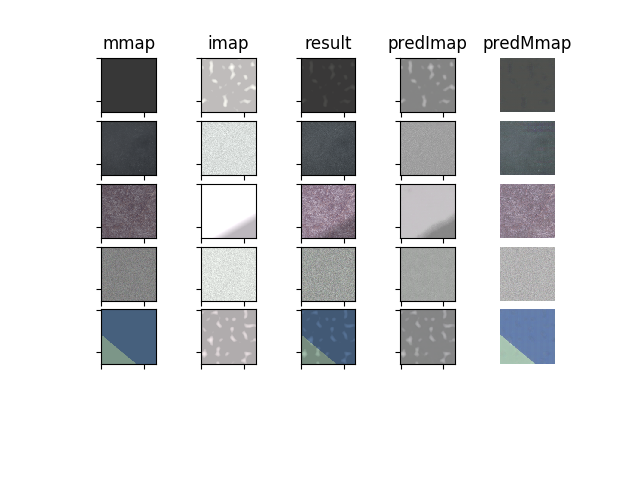
#> input picture model_test2.png, 640 x 480 px; its folder holds only this picture in this run
$ python -i crop.py   (imports and definitions only)
#> lines starting #> are read from the running program, lines starting #| are printed output that depends on the picture
import numpy as np
from scipy import ndimage
import random
import cv2
import argparse
import math
import argparse
import os

# NOTE
# should we add option to generate more than 4 crops

'''
Used to crop the .npy 16 bit tiff files in various, random ways
Can crop both imaps and mmaps
'''

def crop(img, output_size=512):

    '''
    img is a 3 channel rgb np array
    '''

    # if the image is in 8 bit rgb, convert to floating point
    if img.dtype == 'uint8':
        img = img / 255.

    # CROP1: center crop
    d = int(output_size / 2)
    h = np.random.randint(d) + int(img.shape[0] / 2)
    w = np.random.randint(d) + int(img.shape[1] / 2)

    crop1 = img[h-d:h+d, w-d:w+d]

    # CROP2: scaled crop
    max_scale = int(min(img.shape[:2]) / output_size) # maximum shrinkage to ensure a output_size is still possible
    scale = np.random.uniform() * (max_scale - 1) + 1
    img_scaled = cv2.resize(img, (int(img.shape[1] / scale), int(img.shape[0] / scale)), interpolation=cv2.INTER_AREA)

    crop2 = random_crop(img_scaled, output_size)

    # CROP3: scaled and rotated crop
    angle = random.random() * 360.
    img_rotated = ndimage.rotate(img, angle)
    img_rotated_cropped = crop_around_center(
        img_rotated,
        *largest_rotated_rect(
            img.shape[1],
            img.shape[0],
            math.radians(angle)
        )
    )

    max_scale = int(min(img_rotated_cropped.shape[:2]) / output_size) # maximum shrinkage to ensure a output_size is still possible
    scale = np.random.uniform() * (max_scale - 1) + 1
    img_scaled = cv2.resize(img_rotated_cropped, (int(img_rotated_cropped.shape[1] / scale), int(img_rotated_cropped.shape[0] / scale)), interpolation=cv2.INTER_AREA)

    crop3 = random_crop(img_scaled, output_size)

    flip = random.random() > 0.5
    if flip:
        direction = random.randint(0, 1)
        crop3 = cv2.flip(crop3, direction)

    # CROP4: takes the largest center crop, and scales it down
    w = min(img.shape[:2]) // 2
    img_center = img[img.shape[0] // 2 - w:img.shape[0] // 2 + w, img.shape[1] // 2 - w:img.shape[1] // 2 + w]
    crop4 = cv2.resize(img_center, (output_size, output_size), interpolation=cv2.INTER_AREA)

    # clip the crops to [0, 1]
    crop1 = np.clip(crop1, 0, 1)
    crop2 = np.clip(crop2, 0, 1)
    crop3 = np.clip(crop3, 0, 1)
    crop4 = np.clip(crop4, 0, 1)

    return crop1, crop2, crop3, crop4

def random_crop(img, output_size):
    '''
    Helper function that takes a image, and randomly crops a square image of output_size
    returns the numpy slice accordingly
    '''

    height, width, _ = img.shape
    assert(height >= output_size and width >= output_size)

    d = output_size // 2

    # print(height, width, output_size)

    # ch, cw is the center of the crop square
    ch = np.random.randint(height - output_size) + output_size // 2
    cw = np.random.randint(width - output_size) + output_size // 2

    return img[ch-d:ch+d, cw-d:cw+d]


### helper functions that crop a rotated image
### source: https://stackoverflow.com/questions/16702966/rotate-image-and-crop-out-black-borders
def largest_rotated_rect(w, h, angle):
    """
    Given a rectangle of size wxh that has been rotated by 'angle' (in
    radians), computes the width and height of the largest possible
    axis-aligned rectangle within the rotated rectangle.

    Original JS code by 'Andri' and Magnus Hoff from Stack Overflow

    Converted to Python by Aaron Snoswell
    """

    quadrant = int(math.floor(angle / (math.pi / 2))) & 3
    sign_alpha = angle if ((quadrant & 1) == 0) else math.pi - angle
    alpha = (sign_alpha % math.pi + math.pi) % math.pi

    bb_w = w * math.cos(alpha) + h * math.sin(alpha)
    bb_h = w * math.sin(alpha) + h * math.cos(alpha)

    gamma = math.atan2(bb_w, bb_w) if (w < h) else math.atan2(bb_w, bb_w)

    delta = math.pi - alpha - gamma

    length = h if (w < h) else w

    d = length * math.cos(alpha)
    a = d * math.sin(alpha) / math.sin(delta)

    y = a * math.cos(gamma)
    x = y * math.tan(gamma)

    return (
        bb_w - 2 * x,
        bb_h - 2 * y
    )


def crop_around_center(image, width, height):
    """
    Given a NumPy / OpenCV 2 image, crops it to the given width and height,
    around it's centre point
    """

    image_size = (image.shape[1], image.shape[0])
    image_center = (int(image_size[0] * 0.5), int(image_size[1] * 0.5))

    if(width > image_size[0]):
        width = image_size[0]

    if(height > image_size[1]):
        height = image_size[1]

    x1 = int(image_center[0] - width * 0.5)
    x2 = int(image_center[0] + width * 0.5)
    y1 = int(image_center[1] - height * 0.5)
    y2 = int(image_center[1] + height * 0.5)

    return image[y1:y2, x1:x2]


# [50 lines left out: functions getAmbientAndDirect, main, not called in this run]


# [12 lines not run here, left out]

>>> import cv2
>>> picture = cv2.imread('model_test2.png')
#> picture is the input picture: shape (480, 640, 3); mean B, G, R 223.3, 222.2, 221.7
>>> result = crop(picture)
#> in crop, `crop1 = img[h-d:h+d, w-d:w+d]`:
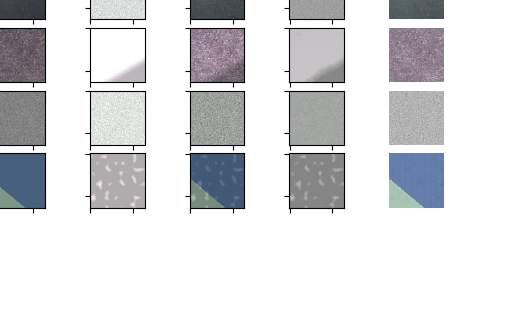
#> crop1: shape (324, 512, 3) float64; mean of channels 0, 1, 2 0.873, 0.866, 0.863; drawn as B, G, R
#> in crop, `img_rotated = ndimage.rotate(img, angle)`:
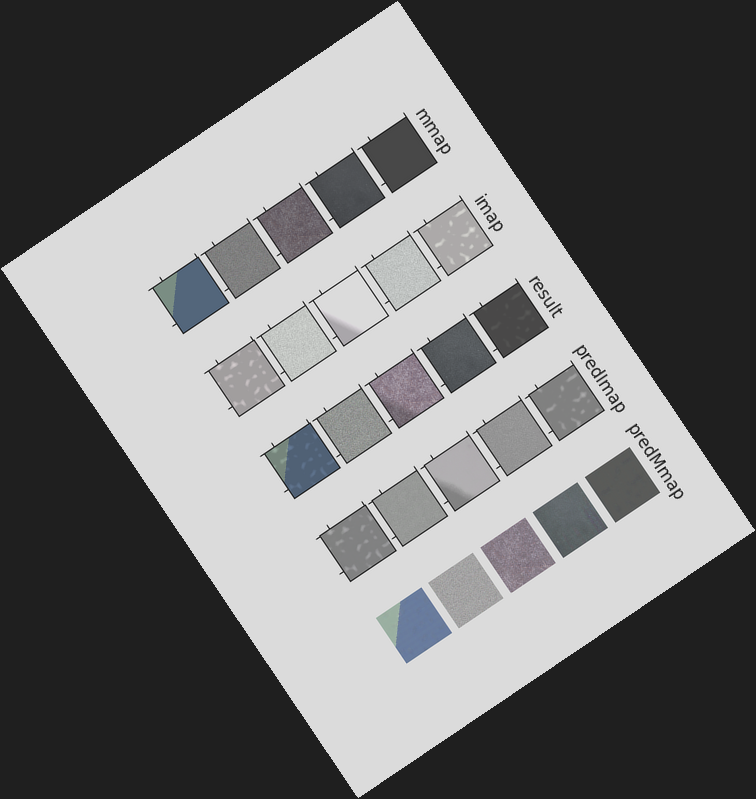
#> img_rotated: shape (799, 756, 3) float64; mean of channels 0, 1, 2 0.443, 0.441, 0.44; drawn with min black and max white
#> in crop, `img_scaled = cv2.resize(img_rotated_cropped, (int(img_rotated_cropped...`:
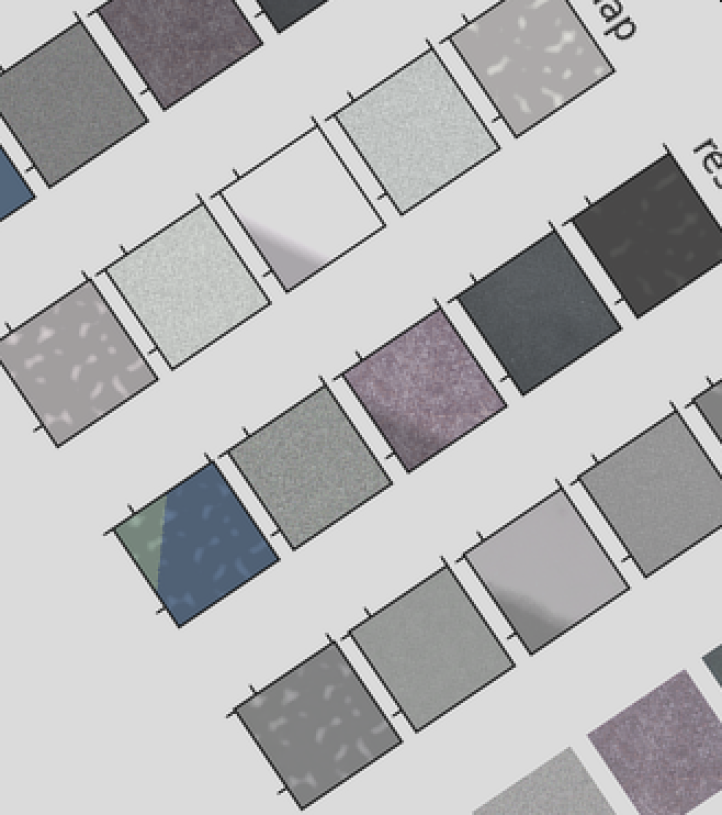
#> img_scaled: shape (815, 722, 3) float64; mean of channels 0, 1, 2 0.81, 0.805, 0.805; drawn with min black and max white
#> call 2 of random_crop, with output_size = 512
#> in random_crop (call 2), `return img[ch-d:ch+d, cw-d:cw+d]`:
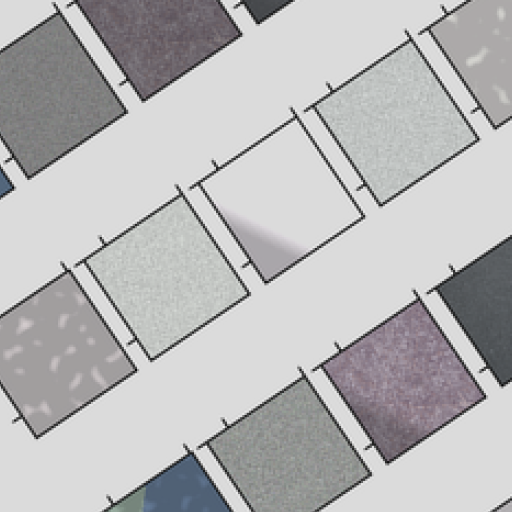
#> returned value: shape (512, 512, 3) float64; mean of channels 0, 1, 2 0.812, 0.808, 0.81; drawn with min black and max white
#> in crop, `crop3 = cv2.flip(crop3, direction)`:
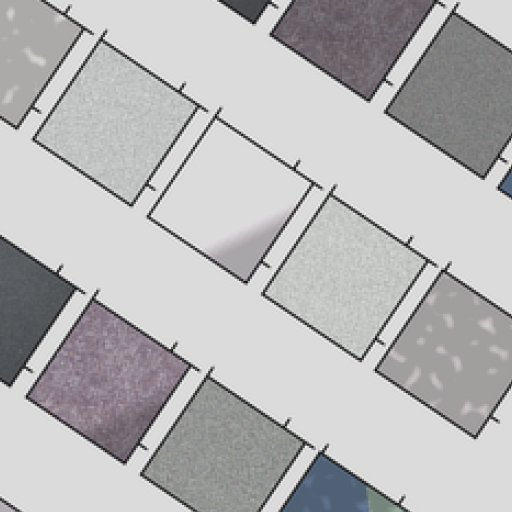
#> crop3: shape (512, 512, 3) float64; mean of channels 0, 1, 2 0.812, 0.808, 0.81; drawn with min black and max white
#> in crop, `crop4 = cv2.resize(img_center, (output_size, output_size), interpolati..`:
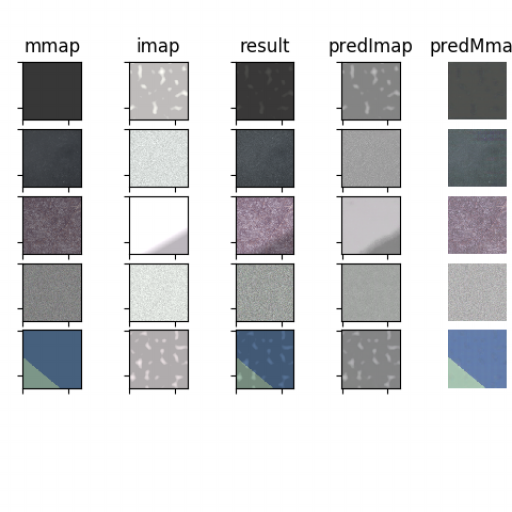
#> crop4: shape (512, 512, 3) float64; mean of channels 0, 1, 2 0.834, 0.829, 0.826; drawn as B, G, R
#> in crop, `crop3 = np.clip(crop3, 0, 1)`:
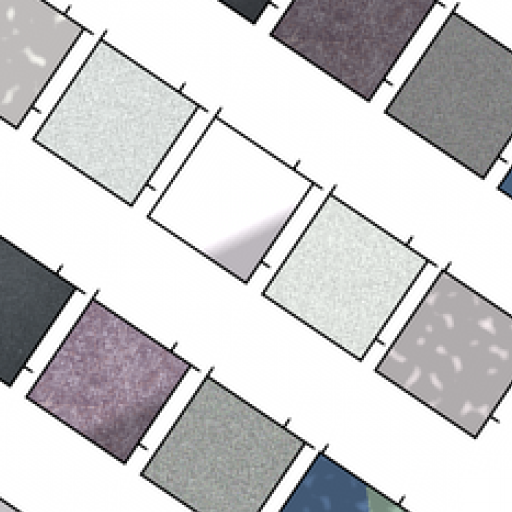
#> crop3: shape (512, 512, 3) float64; mean of channels 0, 1, 2 0.811, 0.807, 0.809; drawn as B, G, R
